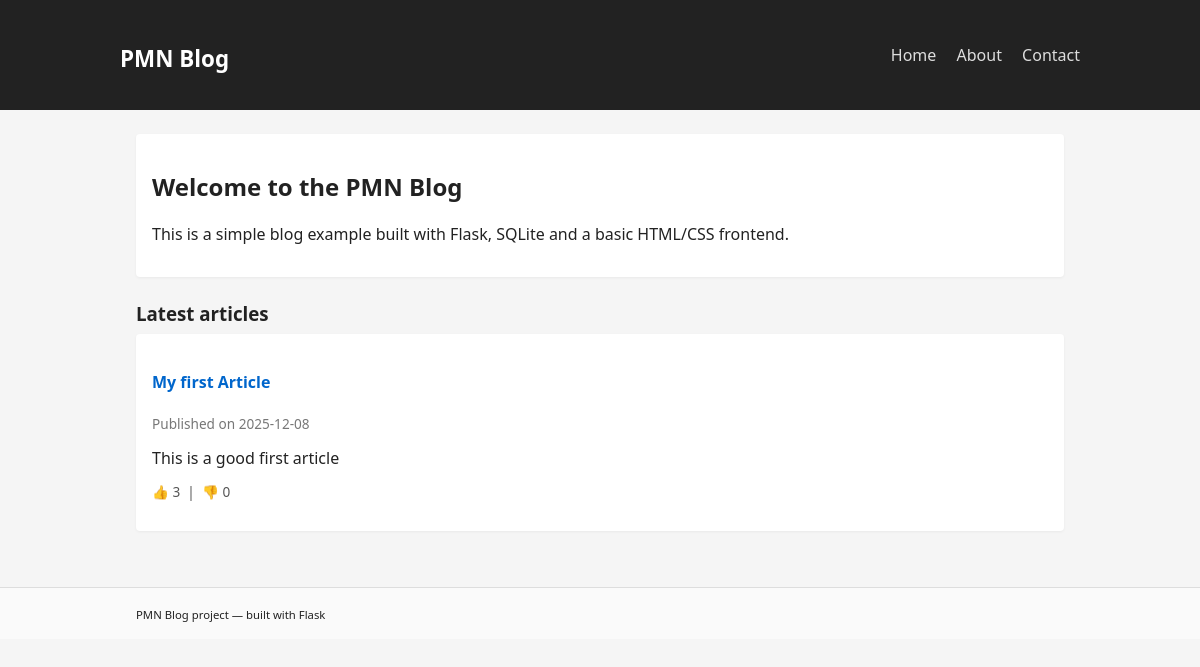
Before: / with the older database file.
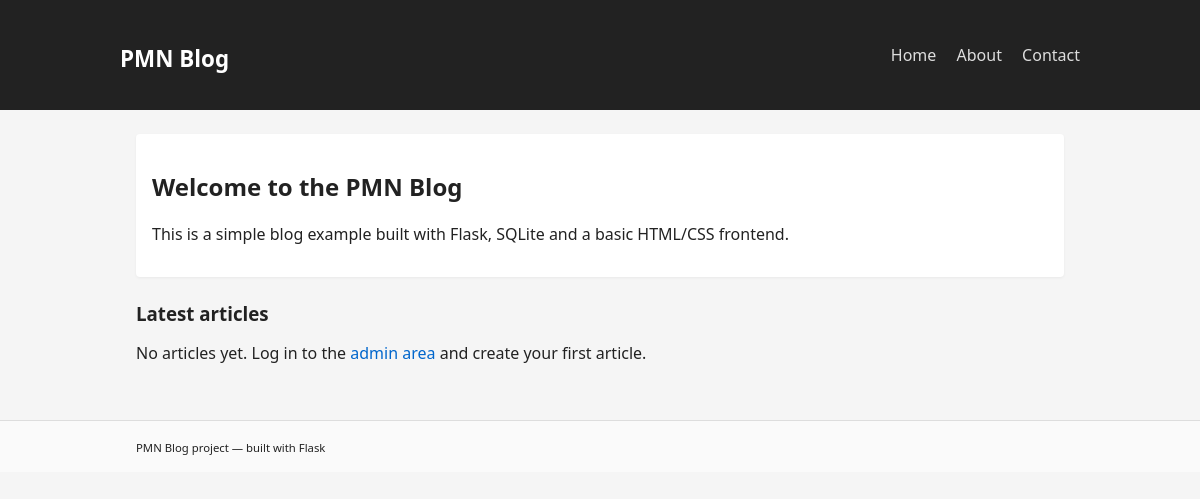
After: the same page with the newer database file.
### app/models.py (models this page shows, shortened)
class Article(db.Model):
    id = db.Column(db.Integer, primary_key=True)
    title = db.Column(db.String(255), nullable=False)
    slug = db.Column(db.String(255), unique=True, nullable=False)
    content = db.Column(db.Text, nullable=False)
    created_at = db.Column(db.DateTime, default=datetime.utcnow)
    updated_at = db.Column(db.DateTime, default=datetime.utcnow, onupdate=datetime.utcnow)
    likes = db.Column(db.Integer, default=0)
    dislikes = db.Column(db.Integer, default=0)
    comments = db.relationship(
        "Comment",
        backref="article",
        lazy=True,
        cascade="all, delete-orphan",
    )

### app/routes.py (the view)
@main_bp.route("/")
def index():
    articles = Article.query.order_by(Article.created_at.desc()).all()
    return render_template("index.html", articles=articles)

### app/templates/index.html (shortened to what this page needs)
{% extends "base.html" %}
{% block content %}
  <section class="hero">
    <h2>Welcome to the PMN Blog</h2>
    <p>This is a simple blog example built with Flask, SQLite and a basic HTML/CSS frontend.</p>
  </section>
  <section class="article-list">
    <h3>Latest articles</h3>
    {% if articles %}
      <ul class="article-cards">
        {% for article in articles %}
          <li class="article-card">
            <h4>
              <a href="{{ url_for('main.article_detail', slug=article.slug) }}">
                {{ article.title }}
              </a>
            </h4>
            <p class="article-meta">
              Published on {{ article.created_at.strftime('%Y-%m-%d') if article.created_at else 'N/A' }}
            </p>
            <p class="article-excerpt">
              {{ article.content[:200] }}{% if article.content|length > 200 %}...{% endif %}
            </p>
            <p class="article-stats">
              👍 {{ article.likes or 0 }} &nbsp;|&nbsp; 👎 {{ article.dislikes or 0 }}
            </p>
          </li>
        {% endfor %}
      </ul>
    {% else %}
      <p>No articles yet. Log in to the <a href="{{ url_for('admin.dashboard') }}">admin area</a> and create your first article.</p>
    {% endif %}
  </section>
{% endblock %}

### app/templates/base.html (shortened to what this page needs)
<!doctype html>
<html lang="en">
  <head>
    <link rel="stylesheet" href="{{ url_for('static', filename='style.css') }}" />
  </head>
  <body>
    <header class="site-header">
      <div class="container header-inner">
        <h1 class="site-title"><a href="{{ url_for('main.index') }}">PMN Blog</a></h1>
        <nav class="site-nav">
          <a href="{{ url_for('main.index') }}">Home</a>
          <a href="{{ url_for('main.about') }}">About</a>
          <a href="{{ url_for('main.contact') }}">Contact</a>
        </nav>
      </div>
    </header>
    <main class="site-main">
      <div class="container">
        {% block content %}{% endblock %}
      </div>
    </main>
    <footer class="site-footer">
      <div class="container">
        <small>PMN Blog project &mdash; built with Flask</small>
      </div>
    </footer>
  </body>
</html>

### app/static/style.css (style rules this page uses)
* { box-sizing: border-box; }
body { margin: 0; font-family: system-ui, -apple-system, BlinkMacSystemFont, "Segoe UI", sans-serif; background-color: #f5f5f5; color: #222; }
a { color: #0066cc; text-decoration: none; }
.container { max-width: 960px; margin: 0 auto; padding: 0 16px; }
.site-header { background-color: #222; color: #fff; }
.header-inner { display: flex; align-items: center; justify-content: space-between; padding: 12px 0; }
.site-title a { color: #fff; font-size: 1.4rem; font-weight: 600; }
.site-nav a { margin-left: 16px; color: #ddd; }
.site-main { padding: 24px 0 40px; }
.site-footer { border-top: 1px solid #ddd; padding: 16px 0; font-size: 0.85rem; background-color: #fafafa; }
.hero { background: #ffffff; padding: 16px; border-radius: 4px; margin-bottom: 24px; box-shadow: 0 1px 3px rgba(0, 0, 0, 0.05); }
.article-list h3, .comments h3 { margin-bottom: 8px; }

Changed rows visible on the page:
removed Article: title "My first Article", created_at "2025-12-08", content "This is a good first article", likes "3", dislikes "0"
Other visible differences:
text now shown: "No articles yet. Log in to the admin area and create your first article."
